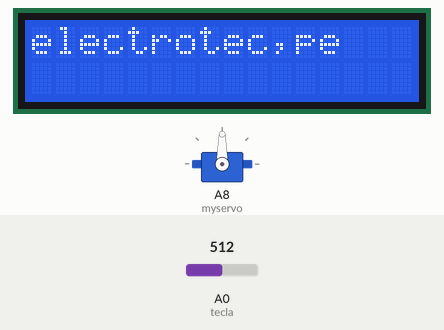
Simulated run of this sketch. Board: Arduino Mega 2560, built with avr-gcc and run on an emulated ATmega2560. On the bench: servo, 16×2 character LCD. The test bench sets the inputs (shaded band); at power-on: A0 (tecla) = 512.

Above: at 1.2 s.
1.3 s: A0 (tecla) set to 0
At 2.1 s:
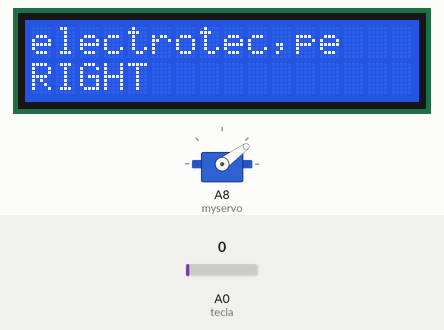
4.3 s: A0 (tecla) set to 105
At 4.9 s:
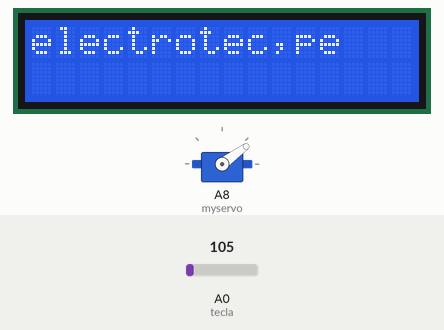
Timing chart, 0 to 7.3 s (numbered marks = the images above; inputs shaded):
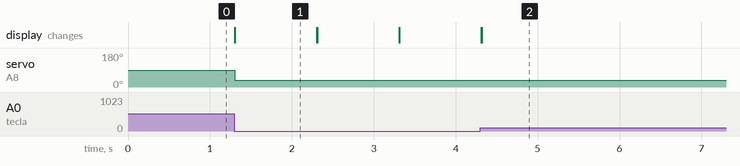

Measured:
- after the input at 1.3 s, servo on A8 (myservo): 90° → 36° at once; the display: changes at once (image 1)
- after the input at 4.3 s, the display: first differs from a run without the input at once (image 2)
- what the display in image 1 shows lasts 1.0 s, from 1.3 s to 2.3 s

The sketch:

Move_Servo_Liquid.ino
```cpp
# include <LiquidCrystal.h>
# include <Servo.h>

LiquidCrystal lcd(8,9,4,5,6,7);
Servo myservo;
int tecla = A0;

void setup(){
  myservo.attach(A8); // pin del servo
  lcd.begin(16,2);
}

void loop(){
  lcd.setCursor(0,0);
  lcd.print("electrotec,pe");
  lcd.setCursor(0,1);
  int valor = analogRead(tecla);
  if (valor >635 && valor <645)
  {
    myservo.write(180);
    lcd.print("SELECT");
    delay(1000);
    lcd.clear();
    }
    else if (valor >405 && valor <415)
    {
      myservo.write(144);
      lcd.print ("LEFT");
      delay(1000);
      lcd.clear();
    }
    else if (valor > 250 && valor < 260)
    {
      myservo.write(108);
      lcd.print ("DOWN");
      delay(1000);
      lcd.clear();
    }
    else if (valor > 95 && valor < 105)
    {
      myservo.write(72);
      lcd.print ("UP");
      delay(1000);
      lcd.clear();
    }
    else if (valor == 0)
    {
      myservo.write(36);
      lcd.print ("RIGHT");
      delay(1000);
      lcd.clear();
    }
  }
```
